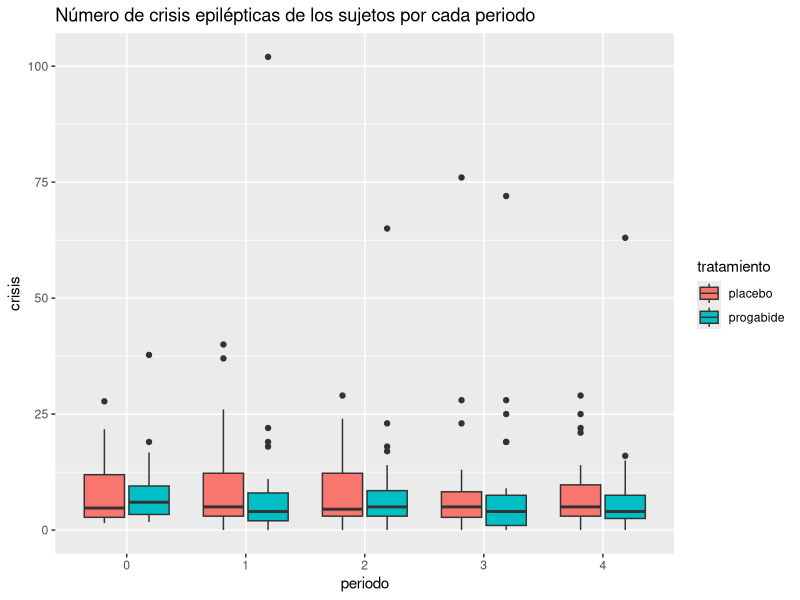
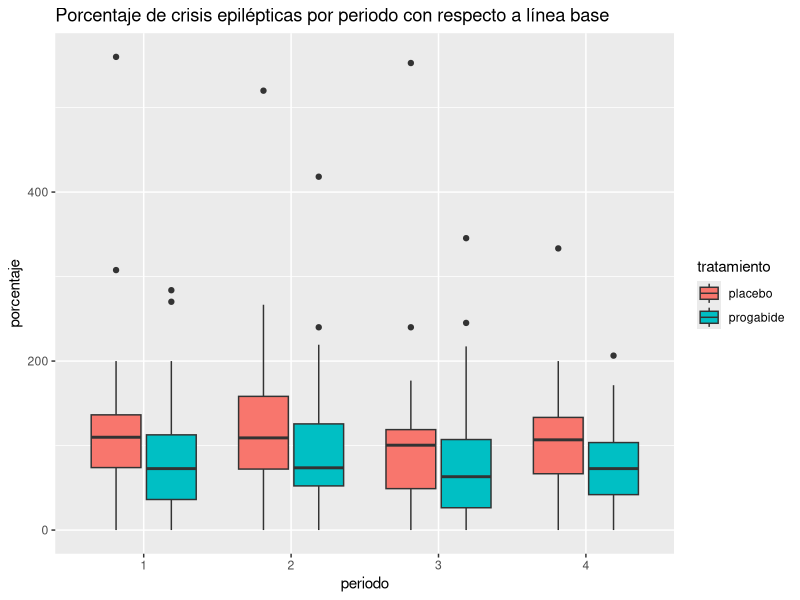

R code for these plots, in order: (Note: this script raises an error after producing the figures.)
## ---- chunk 1
#Librerias
library(pwr)
library(ggplot2)
library(dplyr)
library(fitdistrplus)
library(modeest)
## ---- chunk 2
##Linea Base

# obtenemos toda la base de datos de epilepsia
data_cruda<-MASS::epil
data_cruda<- data_cruda %>% distinct
data_cruda
# Quitar los outliers

#buscamos donde estan los outliers, sujetos 49 y 25
data_cruda
which(data_cruda$subject == 25)

#borramos las filas correspondientes y asignamos nuevo nombre

data_cruda_out <- data_cruda[-c(97, 98, 99, 100, 193, 194, 195, 196),]
data_cruda_out

# data cocinada (línea base/4)
Data_cocinada <- data.frame(data_cruda$subject, data_cruda$base /4, data_cruda$y, data_cruda$period, data_cruda$trt)
#cambiando nombres
colnames(Data_cocinada)
names(Data_cocinada)[names(Data_cocinada) == "data_cruda.subject"] <- "sujeto"
names(Data_cocinada)[names(Data_cocinada) == "data_cruda.base.4"] <- "base"
names(Data_cocinada)[names(Data_cocinada) == "data_cruda.y"] <- "crisis"
names(Data_cocinada)[names(Data_cocinada) == "data_cruda.period"] <- "periodo"
names(Data_cocinada)[names(Data_cocinada) == "data_cruda.trt"] <- "tratamiento"
Data_cocinada
# data sin linea base
Data_condimentada <- data.frame(Data_cocinada$sujeto, Data_cocinada$crisis, Data_cocinada$periodo, Data_cocinada$tratamiento)
names(Data_condimentada)[names(Data_condimentada) == "Data_cocinada.sujeto"] <- "sujeto"
names(Data_condimentada)[names(Data_condimentada) == "Data_cocinada.crisis"] <- "crisis"
names(Data_condimentada)[names(Data_condimentada) == "Data_cocinada.periodo"] <- "periodo"
names(Data_condimentada)[names(Data_condimentada) == "Data_cocinada.tratamiento"] <- "tratamiento"
colnames(Data_condimentada)
# Poniendo la línea base como periodo 0
period0 <- data.frame(sujeto= Data_cocinada$sujeto, crisis= Data_cocinada$base, periodo = 0, tratamiento = Data_cocinada$tratamiento)

period0$periodo <- as.factor(period0$periodo)
period0_ND <- period0 %>% distinct

Data_condimentada <- rbind(Data_condimentada, period0_ND)

Data_condimentada
Data_condimentada <- Data_condimentada[with(Data_condimentada, order(Data_condimentada$sujeto)), ]
#Con este data.frame ya podemos hacer nuestras pruebas de hipotesis.
## ---- chunk 3
# Añadiendo el porcetaje de diferencia
Porcentaje.diferencia <- (Data_cocinada$crisis / Data_cocinada$base)*100
Porcentaje.df <- cbind(Data_cocinada, Porcentaje.diferencia)
names(Porcentaje.df)[names(Porcentaje.df) == "Porcentaje.diferencia"] <- "porcentaje"
names(Porcentaje.df)[names(Porcentaje.df) == "data_cruda.trt"] <- "tratamiento"
Porcentaje.df$periodo <- as.factor(Porcentaje.df$periodo)
## ---- chunk 4
boxplots_cruda <- ggplot(Data_condimentada, aes(x= periodo, y= crisis, fill= tratamiento)) +
  geom_boxplot() +
  ggtitle("Número de crisis epilépticas de los sujetos por cada periodo")
boxplots_cruda

boxplots_porcentaje <- ggplot(Porcentaje.df, aes(x= periodo, y= porcentaje, fill= tratamiento)) +
  geom_boxplot() +
ggtitle("Porcentaje de crisis epilépticas por periodo con respecto a línea base")
boxplots_porcentaje
## ---- chunk 5
# U de Mann-Withney = wilcox.test(paired=FALSE)

Data_wilcoxon <- Data_condimentada
Data_wilcoxon$Vector1<-paste0(Data_wilcoxon$tratamiento, Data_wilcoxon$periodo)

Data_wilcoxon$Vector1 <- as.factor(Data_wilcoxon$Vector1)
w0 <- wilcox.test(Data_wilcoxon$crisis[Data_wilcoxon$Vector1 == "placebo0"], Data_wilcoxon$crisis[Data_wilcoxon$Vector1 == "progabide0"], paired = FALSE, alternative = "greater")
w0$p.value

w1 <- wilcox.test(Data_wilcoxon$crisis[Data_wilcoxon$Vector1 == "placebo1"], Data_wilcoxon$crisis[Data_wilcoxon$Vector1 == "progabide1"], paired = FALSE, alternative = "greater")

w2 <- wilcox.test(Data_wilcoxon$crisis[Data_wilcoxon$Vector1 == "placebo2"], Data_wilcoxon$crisis[Data_wilcoxon$Vector1 == "progabide2"], paired = FALSE, alternative = "greater")

w3 <- wilcox.test(Data_wilcoxon$crisis[Data_wilcoxon$Vector1 == "placebo3"], Data_wilcoxon$crisis[Data_wilcoxon$Vector1 == "progabide3"], paired = FALSE, alternative = "greater")

w4 <- wilcox.test(Data_wilcoxon$crisis[Data_wilcoxon$Vector1 == "placebo4"], Data_wilcoxon$crisis[Data_wilcoxon$Vector1 == "progabide4"], paired = FALSE, alternative = "greater")

w_p_values <- data.frame(w0$p.value,w1$p.value,w2$p.value,w3$p.value,w4$p.value)

w_p_values

write.csv(w_p_values,"C:/Users/luisf/U_de_Mann_Withney.csv", row.names = FALSE)
## ---- chunk 6
Data_placebo <- Data_wilcoxon %>% filter(tratamiento=="placebo")
f1 <- friedman.test(Data_placebo$crisis,Data_placebo$periodo,Data_placebo$sujeto)

Data_progabide <- Data_wilcoxon %>% filter(tratamiento=="progabide")
f2 <- friedman.test(Data_progabide$crisis,Data_progabide$periodo,Data_progabide$sujeto)

friedman_results <- data.frame(f1$p.value,f2$p.value)
friedman_results
write.csv(friedman_results,"C:/Users/luisf/Friedman.csv", row.names = FALSE)
## ---- chunk 7
a <- wilcox.test(Data_wilcoxon$crisis[Data_wilcoxon$Vector1 == "progabide0"], Data_wilcoxon$crisis[Data_wilcoxon$Vector1 == "progabide1"], paired = TRUE, alternative = "greater")

b <- wilcox.test(Data_wilcoxon$crisis[Data_wilcoxon$Vector1 == "progabide0"], Data_wilcoxon$crisis[Data_wilcoxon$Vector1 == "progabide2"], paired = TRUE, alternative = "greater")

c <- wilcox.test(Data_wilcoxon$crisis[Data_wilcoxon$Vector1 == "progabide0"], Data_wilcoxon$crisis[Data_wilcoxon$Vector1 == "progabide3"], paired = TRUE, alternative = "greater")

d <- wilcox.test(Data_wilcoxon$crisis[Data_wilcoxon$Vector1 == "progabide0"], Data_wilcoxon$crisis[Data_wilcoxon$Vector1 == "progabide4"], paired = TRUE, alternative = "greater")

e <- wilcox.test(Data_wilcoxon$crisis[Data_wilcoxon$Vector1 == "progabide1"], Data_wilcoxon$crisis[Data_wilcoxon$Vector1 == "progabide4"], paired = TRUE, alternative = "greater")

f <- wilcox.test(Data_wilcoxon$crisis[Data_wilcoxon$Vector1 == "progabide1"], Data_wilcoxon$crisis[Data_wilcoxon$Vector1 == "progabide2"], paired = TRUE, alternative = "greater")

g <- wilcox.test(Data_wilcoxon$crisis[Data_wilcoxon$Vector1 == "progabide1"], Data_wilcoxon$crisis[Data_wilcoxon$Vector1 == "progabide3"], paired = TRUE, alternative = "greater")

h <- wilcox.test(Data_wilcoxon$crisis[Data_wilcoxon$Vector1 == "progabide2"], Data_wilcoxon$crisis[Data_wilcoxon$Vector1 == "progabide4"], paired = TRUE, alternative = "greater")

i <- wilcox.test(Data_wilcoxon$crisis[Data_wilcoxon$Vector1 == "progabide2"], Data_wilcoxon$crisis[Data_wilcoxon$Vector1 == "progabide3"], paired = TRUE, alternative = "greater")

j <- wilcox.test(Data_wilcoxon$crisis[Data_wilcoxon$Vector1 == "progabide3"], Data_wilcoxon$crisis[Data_wilcoxon$Vector1 == "progabide4"], paired = TRUE, alternative = "greater")


p_values <- c(a$p.value,b$p.value,c$p.value,d$p.value,e$p.value,f$p.value,g$p.value,h$p.value,i$p.value,j$p.value)
p_values

p_ajustada <- c(p.adjust(p_values, method ="bonferroni"))
p_ajustada

p <- data.frame(p_values,p_ajustada)
p
write.csv(p,"C:/Users/luisf/Posthoc.csv", row.names = FALSE)
## ---- chunk 8
Data_progabide
Data_progabide$Vector1 <- as.factor(Data_progabide$Vector1)
pairwise.wilcox.test(x=Data_progabide$crisis, g=Data_progabide$Vector1,alternative="greater",paired=T,p.adjust.method="bonferroni")
## ---- chunk 9
sujetos_placebo1 <- subset(sujetos_placebo, period == "1")
control1 <- data.frame(sujetos_placebo1$y,sujetos_placebo1$age,sujetos_placebo1$subject)
control1 <- rename(control1 %>% distinct, crisis1 = "sujetos_placebo1.y" , edad="sujetos_placebo1.age",sujeto= "sujetos_placebo1.subject")

sujetos_placebo2 <- subset(sujetos_placebo, period == "2")
control2 <- data.frame(sujetos_placebo2$y,sujetos_placebo2$age,sujetos_placebo2$subject)
control2 <- rename(control2 %>% distinct, crisis2 = "sujetos_placebo2.y" , edad="sujetos_placebo2.age",sujeto= "sujetos_placebo2.subject")

sujetos_placebo3 <- subset(sujetos_placebo, period == "3")
control3 <- data.frame(sujetos_placebo3$y,sujetos_placebo3$age,sujetos_placebo3$subject)
control3 <- rename(control3 %>% distinct, crisis3 = "sujetos_placebo3.y" , edad="sujetos_placebo3.age",sujeto= "sujetos_placebo3.subject")

sujetos_placebo4 <- subset(sujetos_placebo, period == "4")
control4 <- data.frame(sujetos_placebo4$y,sujetos_placebo4$age,sujetos_placebo4$subject)
control4 <- rename(control4 %>% distinct, crisis4 = "sujetos_placebo4.y" , edad="sujetos_placebo4.age",sujeto= "sujetos_placebo4.subject")

controles <- data.frame(control0,control1,control2,control3,control4)
## ---- chunk 10
length(sujetos_placebo$subject) # 28 pacientes
length(sujetos_progabide$subject) # 31 pacientes
## ---- chunk 11
#install.packages("modeest")
sujetos_placebo <- data_cruda %>% filter(trt=="placebo") %>% dplyr::select(y,subject,period)
sujetos_progabide <- data_cruda %>% filter(trt=="progabide") %>% dplyr::select(y,subject,period)
data_descriptiva_edad <- data_cruda %>% dplyr::select(age,subject)
data_descriptiva_edad <- data_descriptiva_edad %>% distinct
## ---- chunk 12
media <- mean(data_descriptiva_edad$age)
media
mediana <- median(data_descriptiva_edad$age)
mediana
moda <- mfv(data_descriptiva_edad$age)
moda
sd <- sd(data_descriptiva_edad$age)
sd
var <- var(data_descriptiva_edad$age)
var
q <- quantile(data_descriptiva_edad$age)
q
iqr <- IQR(data_descriptiva_edad$age)
iqr
cv <- sd/media
cv
ran <- range(data_descriptiva_edad$age)
ran
## ---- chunk 13
media <- mean(sujetos_placebo$y)
media
mediana <- median(sujetos_placebo$y)
mediana
moda <- mfv(sujetos_placebo$y)
moda
sd <- sd(sujetos_placebo$y)
sd
var <- var(sujetos_placebo$y)
var
q <- quantile(sujetos_placebo$y)
q
iqr <- IQR(sujetos_placebo$y)
iqr
cv <- sd/media
cv
ran <- range(sujetos_placebo$y)
ran
## ---- chunk 14
placebo_periodo1 <- sujetos_placebo %>% filter(period=="1")
media <- mean(placebo_periodo1$y)
media
mediana <- median(placebo_periodo1$y)
mediana
moda <- mfv(placebo_periodo1$y)
moda
sd <- sd(placebo_periodo1$y)
sd
var <- var(placebo_periodo1$y)
var
q <- quantile(placebo_periodo1$y)
q
iqr <- IQR(placebo_periodo1$y)
iqr
cv <- sd/media
cv
ran <- range(placebo_periodo1$y)
ran
## ---- chunk 15
placebo_periodo2 <- sujetos_placebo %>% filter(period=="2")
media <- mean(placebo_periodo2$y)
media
mediana <- median(placebo_periodo2$y)
mediana
moda <- mfv(placebo_periodo2$y)
moda
sd <- sd(placebo_periodo2$y)
sd
var <- var(placebo_periodo2$y)
var
q <- quantile(placebo_periodo2$y)
q
iqr <- IQR(placebo_periodo2$y)
iqr
cv <- sd/media
cv
ran <- range(placebo_periodo2$y)
ran
## ---- chunk 16
placebo_periodo3 <- sujetos_placebo %>% filter(period=="3")
media <- mean(placebo_periodo3$y)
media
mediana <- median(placebo_periodo3$y)
mediana
moda <- mfv(placebo_periodo3$y)
moda
sd <- sd(placebo_periodo3$y)
sd
var <- var(placebo_periodo3$y)
var
q <- quantile(placebo_periodo3$y)
q
iqr <- IQR(placebo_periodo3$y)
iqr
cv <- sd/media
cv
ran <- range(placebo_periodo3$y)
ran
## ---- chunk 17
placebo_periodo4 <- sujetos_placebo %>% filter(period=="4")
media <- mean(placebo_periodo4$y)
media
mediana <- median(placebo_periodo4$y)
mediana
moda <- mfv(placebo_periodo4$y)
moda
sd <- sd(placebo_periodo4$y)
sd
var <- var(placebo_periodo4$y)
var
q <- quantile(placebo_periodo4$y)
q
iqr <- IQR(placebo_periodo4$y)
iqr
cv <- sd/media
cv
ran <- range(placebo_periodo4$y)
ran
## ---- chunk 18
progabide_periodo1 <- sujetos_progabide %>% filter(period=="1")
media <- mean(progabide_periodo1$y)
media
mediana <- median(progabide_periodo1$y)
mediana
moda <- mfv(progabide_periodo1$y)
moda
sd <- sd(progabide_periodo1$y)
sd
var <- var(progabide_periodo1$y)
var
q <- quantile(progabide_periodo1$y)
q
iqr <- IQR(progabide_periodo1$y)
iqr
cv <- sd/media
cv
ran <- range(progabide_periodo1$y)
ran
## ---- chunk 19
progabide_periodo2 <- sujetos_progabide %>% filter(period=="2")
media <- mean(progabide_periodo2$y)
media
mediana <- median(progabide_periodo2$y)
mediana
moda <- mfv(progabide_periodo2$y)
moda
sd <- sd(progabide_periodo2$y)
sd
var <- var(progabide_periodo2$y)
var
q <- quantile(progabide_periodo2$y)
q
iqr <- IQR(progabide_periodo2$y)
iqr
cv <- sd/media
cv
ran <- range(progabide_periodo2$y)
ran
## ---- chunk 20
progabide_periodo3 <- sujetos_progabide %>% filter(period=="3")
media <- mean(progabide_periodo3$y)
media
mediana <- median(progabide_periodo3$y)
mediana
moda <- mfv(progabide_periodo3$y)
moda
sd <- sd(progabide_periodo3$y)
sd
var <- var(progabide_periodo3$y)
var
q <- quantile(progabide_periodo3$y)
q
iqr <- IQR(progabide_periodo3$y)
iqr
cv <- sd/media
cv
ran <- range(progabide_periodo3$y)
ran
## ---- chunk 21
progabide_periodo4 <- sujetos_progabide %>% filter(period=="4")
media <- mean(progabide_periodo4$y)
media
mediana <- median(progabide_periodo4$y)
mediana
moda <- mfv(progabide_periodo4$y)
moda
sd <- sd(progabide_periodo4$y)
sd
var <- var(progabide_periodo4$y)
var
q <- quantile(progabide_periodo4$y)
q
iqr <- IQR(progabide_periodo4$y)
iqr
cv <- sd/media
cv
ran <- range(progabide_periodo4$y)
ran
## ---- chunk 22
media <- mean(sujetos_progabide$y)
media
mediana <- median(sujetos_progabide$y)
mediana
moda <- mfv(sujetos_progabide$y)
moda
sd <- sd(sujetos_progabide$y)
sd
var <- var(sujetos_progabide$y)
var
q <- quantile(sujetos_progabide$y)
q
iqr <- IQR(sujetos_progabide$y)
iqr
cv <- sd/media
cv
ran <- range(sujetos_progabide$y)
ran
## ---- chunk 23

## Control 1
shapiro.test(control1$crisis1)# se rechaza hipótesis nula, no es normal la distribución 
hist(control1$crisis1)
library(fitdistrplus)
descdist(control1$crisis1) # se ve que también es beta
qqnorm(control1$base)
qqline(control1$base, col="purple", lw=2) #se ve que no es normal

## Control 2
shapiro.test(control2$crisis2) # se rechaza hipótesis nula, no es normal la distribución 
hist(control2$crisis2)
library(fitdistrplus)
descdist(control2$crisis2)# se ve que también es beta

## Control 3
shapiro.test(control3$crisis3) # se rechaza hipótesis nula, no es normal la distribución 
hist(control3$crisis3)
library(fitdistrplus)
descdist(control3$crisis3)# se ve que también es beta

## Control 4
shapiro.test(control4$crisis4) # se rechaza hipótesis nula, no es normal la distribución 
hist(control4$crisis4)
library(fitdistrplus)
descdist(control4$crisis4)# se ve que también es beta
## ---- chunk 24

sujetos.control <- data.frame(sujetos_placebo$subject, sujetos_placebo$y, sujetos_placebo$period)

names(sujetos.control)[names(sujetos.control) == "sujetos_placebo.y"] <- "crisis"
names(sujetos.control)[names(sujetos.control) == "sujetos_placebo.period"] <- "periodo"
names(sujetos.control)[names(sujetos.control) == "sujetos_placebo.subject"] <- "sujetos"

p0.c <- data.frame(sujetos = sujetos_placebo$subject, crisis= sujetos_placebo$base, periodo = 0 )

sujetos.control <- rbind(sujetos.control, p0.c)
sujetos.control$periodo <- as.factor(sujetos.control$periodo)
sujetos.control$sujetos <- as.factor(sujetos.control$sujetos)

indcontrol <- ggplot(sujetos.control, aes(x = periodo, y = crisis, color = sujetos, group = sujetos)) + geom_point() + geom_line()+
  labs(title = "Crisis de cada paciente del grupo control con respecto al tiempo", x = "periodo", y = "crisis") + theme(plot.title = element_text(size = 16, color = "#64BBCC", face = "italic", "bold", family ="serif"), text = element_text(size = 9), legend.title = element_text(size = 9), legend.text = element_text(size = 9))
indcontrol

## ---- chunk 25
sujetos <- sujetos_progabide$subject
sujetos.df <- data.frame(sujetos, sujetos_progabide$y, sujetos_progabide$period)

names(sujetos.df)[names(sujetos.df) == "sujetos_progabide.y"] <- "crisis"
names(sujetos.df)[names(sujetos.df) == "sujetos_progabide.period"] <- "periodo"

periodo0 <- data.frame(sujetos = sujetos_progabide$subject, crisis= sujetos_progabide$base, periodo = 0 )

sujetos.df <- rbind(sujetos.df, periodo0)
sujetos.df$periodo <- as.factor(sujetos.df$periodo)
sujetos.df$sujetos <- as.factor(sujetos.df$sujetos)

individual <- ggplot(sujetos.df, aes(x = periodo, y = crisis, color = sujetos, group = sujetos)) + geom_point() + geom_line() +
  labs(title = "Crisis de cada paciente del grupo experimental con respecto al tiempo", x = "periodo", y = "crisis") + theme(plot.title = element_text(size = 16, color = "#D3B7ED", face = "italic", "bold", family ="serif"), text = element_text(size = 9), legend.title = element_text(size = 9), legend.text = element_text(size = 9))
individual

## ---- chunk 26
boxplotsc.df <- data.frame(sujetos_placebo$y, sujetos_placebo$period)
colnames(boxplotsc.df)

names(boxplotsc.df)[names(boxplotsc.df) == "sujetos_placebo.y"] <- "crisis"
names(boxplotsc.df)[names(boxplotsc.df) == "sujetos_placebo.period"] <- "periodo"

p0 <- data.frame(crisis= sujetos_placebo$base / 4, periodo = 0)

boxplotsc.df <- rbind(boxplotsc.df, p0)
boxplotsc.df$periodo <- as.factor(boxplotsc.df$periodo)

bpcontrol <- ggplot(boxplotsc.df, aes(x= periodo, y= crisis, color=periodo)) +
  geom_boxplot()
bpcontrol
